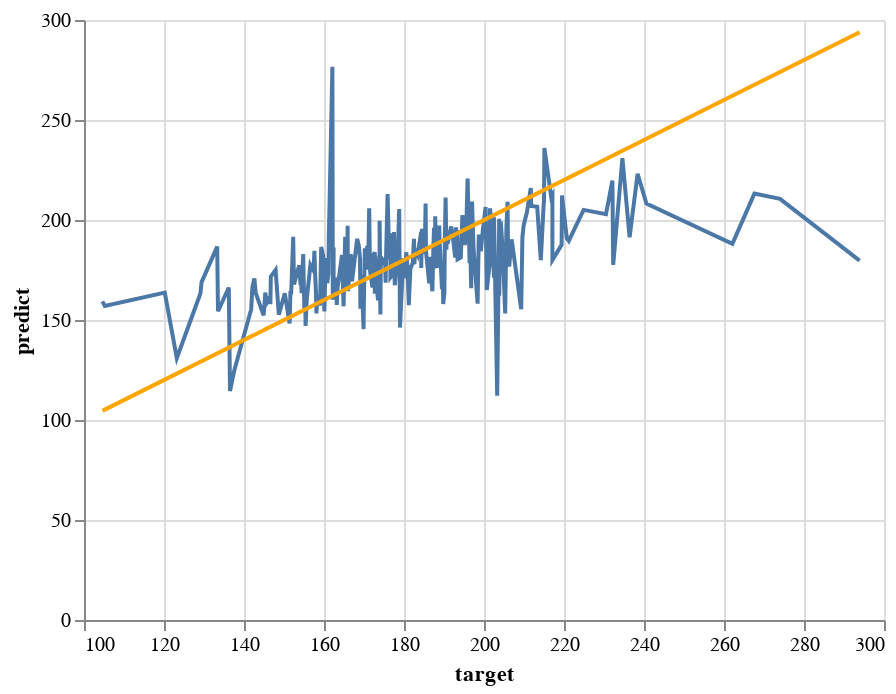

Write notebook code for a chart like this one.
### Code cell
# Displaying the line graph of the comparison between the predicted values and actual values of the validation set.
perfect_validate = alt.Chart(pd.DataFrame({'target': y_validate, 'predict': y_validate})).mark_line(color='orange').encode(
    x='target',
    y='predict'
)

predicted_validate = alt.Chart(pd.DataFrame({'target': y_validate, 'predict': y_validate_predict})).mark_line().encode(
    x='target',
    y='predict'
  )

predicted_validate + perfect_validate

### Figure 1 — Vega-Lite specification as saved in the notebook (floating-point values rounded to 4 significant figures; data arrays with more than 128 entries replaced by an {"elided": "..."} marker saying what was removed)
{"config": {"view": {"continuousWidth": 400, "continuousHeight": 300}}, "layer": [{"data": {"name": "data-da2c7fb0bdb18848921fdf45b8093b72"}, "mark": "line", "encoding": {"x": {"field": "target", "type": "quantitative"}, "y": {"field": "predict", "type": "quantitative"}}}, {"data": {"name": "data-03a8c75d9c0a66b50834aa453845c795"}, "mark": {"type": "line", "color": "orange"}, "encoding": {"x": {"field": "target", "type": "quantitative"}, "y": {"field": "predict", "type": "quantitative"}}}], "$schema": "https://vega.github.io/schema/vega-lite/v4.17.0.json", "datasets": {"data-da2c7fb0bdb18848921fdf45b8093b72": {"elided": "244 records"}, "data-03a8c75d9c0a66b50834aa453845c795": {"elided": "244 records"}}}
